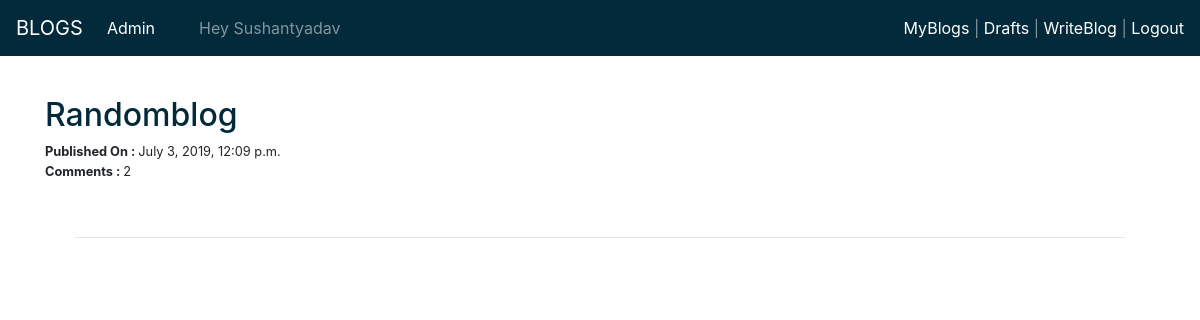
The page /blog/userBlogs (signed in) on the database as committed earlier.
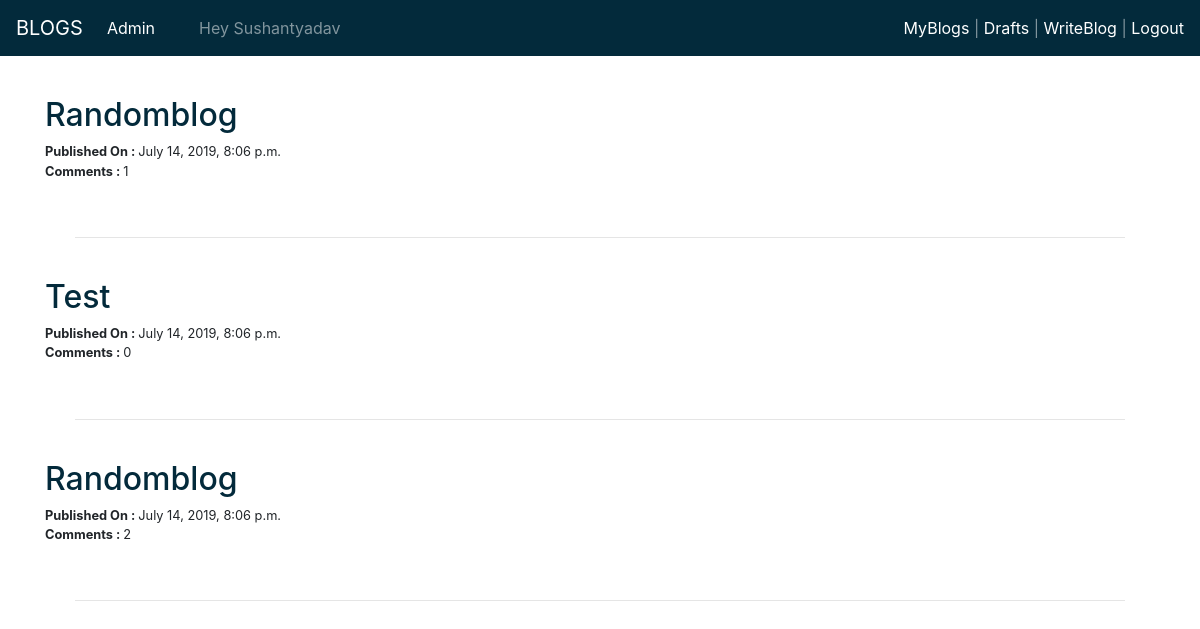
The same page on the database as committed later.
### blog/models.py (models this page shows, shortened)
class Blog(models.Model):
    authorName = models.ForeignKey(User,on_delete=models.CASCADE,related_name='blog')
    title = models.CharField(max_length=200)
    content = models.TextField()
    created_date = models.DateTimeField(default=timezone.now)
    published_date = models.DateTimeField(blank=True, null=True)

class Comment(models.Model):
    post = models.ForeignKey(Blog,on_delete=models.CASCADE,related_name='comments')
    authorName = models.ForeignKey(User,on_delete=models.CASCADE,related_name='comments')
    content = models.TextField()
    created_date = models.DateTimeField(default=timezone.now)
    aproved = models.BooleanField(default=False)

### blog/views.py (the view)
# urls.py: path('userBlogs', views.userBlogList.as_view(), name='userBlogListPage'),
@method_decorator(login_required, name='dispatch')
class userBlogList(ListView):
    model = Blog
    template_name = 'blog/userBlogList.html'
    context_object_name = 'blogList'

### blog/templatetags/myTags.py (called while the page is built)
@register.filter
def customFilter(value):
    value = value.filter(aproved=True)
    return value

### blog/templates/blog/userBlogList.html
<!DOCTYPE html>
{% extends 'blog/base.html' %}
{% load myTags %}
  {% block body_block %}
    <br><br><br>
    {% for i in blogList reversed %}
      {% if i.published_date != None and i.authorName == user %}
        <h2><a class="blogLink" href="{% url 'blog:blogDisplayPage' pk=i.id %}">{{ i.title | title }}</a></h2>
        <p class="Info">
          <strong>Published On : </strong>{{ i.published_date }}<br>
          <strong>Comments : </strong>{{ i.comments.all | customFilter | length }}
        </p>
        <br><div class="container"><div class="container"><hr></div></div><br>
      {% endif %}
    {% endfor %}
  {% endblock %}

Rows that differ between the two databases and show on the page:
added Blog: title "Randomblog", published_date "July 14, 2019, 8:06 p.m.", comments.all|customFilter "1"
now on this page (row edited): Blog: title "Test", published_date "July 14, 2019, 8:06 p.m.", comments.all|customFilter "0"
changed Blog (number 3 of 3 on the later page): published_date "July 3, 2019, 12:09 p.m." → "July 14, 2019, 8:06 p.m."
